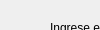
                   <widget class="QWidget" name="c_consulta">
                    <property name="geometry">
                     <rect>
                      <x>0</x>
                      <y>0</y>
                      <width>100</width>
                      <height>30</height>
                     </rect>
                    </property>
                    <attribute name="label">
                     <string>Realizar Consulta</string>
                    </attribute>
                    <widget class="QPushButton" name="bt_buscar_C_2">
                     <property name="geometry">
                      <rect>
                       <x>520</x>
                       <y>20</y>
                       <width>31</width>
                       <height>23</height>
                      </rect>
                     </property>
                     <property name="text">
                      <string/>
                     </property>
                     <property name="icon">
                      <iconset>
                       <normaloff>images/3844432-magnifier-search-zoom_110300.png</normaloff>images/3844432-magnifier-search-zoom_110300.png</iconset>
                     </property>
                    </widget>
                    <widget class="QLineEdit" name="le_campobusqueda_C">
                     <property name="geometry">
                      <rect>
                       <x>300</x>
                       <y>20</y>
                       <width>201</width>
                       <height>20</height>
                      </rect>
                     </property>
                     <property name="styleSheet">
                      <string notr="true"/>
                     </property>
                     <property name="text">
                      <string/>
                     </property>
                    </widget>
                    <widget class="QLabel" name="label_48">
                     <property name="geometry">
                      <rect>
                       <x>50</x>
                       <y>20</y>
                       <width>221</width>
                       <height>16</height>
                      </rect>
                     </property>
                     <property name="text">
                      <string>Ingrese el documento del cliente</string>
                     </property>
                    </widget>
                    <widget class="QTableWidget" name="table_C">
                     <property name="geometry">
                      <rect>
                       <x>10</x>
                       <y>70</y>
                       <width>991</width>
                       <height>451</height>
                      </rect>
                     </property>
                     <property name="styleSheet">
                      <string notr="true">background-color:rgb(244, 244, 244);</string>
                     </property>
                     <column>
                      <property name="text">
                       <string>No. Factura</string>
                      </property>
                     </column>
                     <column>
                      <property name="text">
                       <string>Nombre</string>
                      </property>
                     </column>
                     <column>
                      <property name="text">
                       <string>Apellido</string>
                      </property>
                     </column>
                     <column>
                      <property name="text">
                       <string>Empleado</string>
                      </property>
                     </column>
                     <column>
                      <property name="text">
                       <string>Fecha facturación</string>
                      </property>
                     </column>
                     <column>
                      <property name="text">
                       <string>Forma de pago</string>
                      </property>
                     </column>
                     <column>
                      <property name="text">
                       <string>IVA</string>
                      </property>
                     </column>
                    </widget>
                   </widget>
